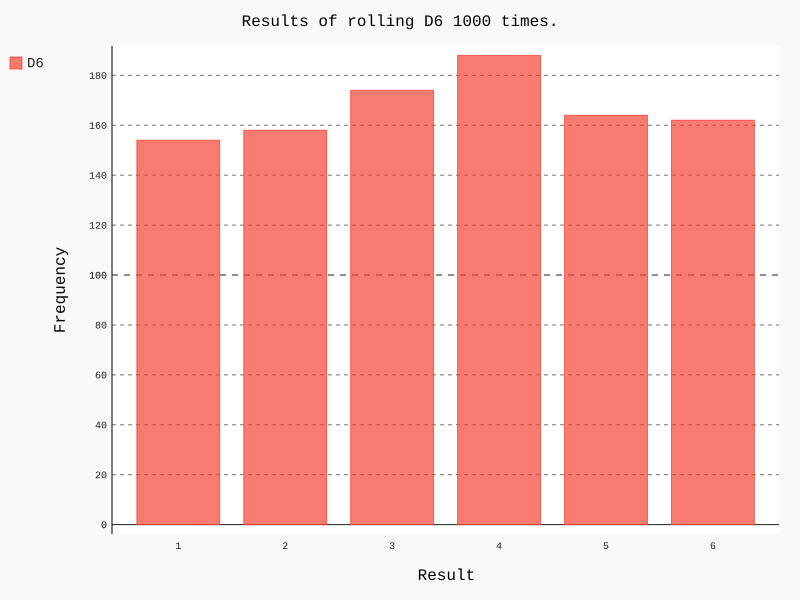

Python code for this plot:
import pygal

from die import Die

# Create a D6.
die = Die()

# Make some rolls, and store results in a list.
results = [] 
for roll_num in range(1000): 
    results.append(die.roll())

#Analyze the Result.
frequencies = [] 
for value in range(1,die.num_sides+1): 
    frequencies.append(results.count(value))

#print(*frequencies, sep=' ')

# Visualize the Results. 
hist = pygal.Bar()

hist.title = 'Results of rolling D6 1000 times.'
hist.x_labels = ['1','2','3','4','5','6']
hist.x_title = 'Result'
hist.y_title = 'Frequency'

hist.add('D6', frequencies)
hist.render_to_file('die_visual.svg')
